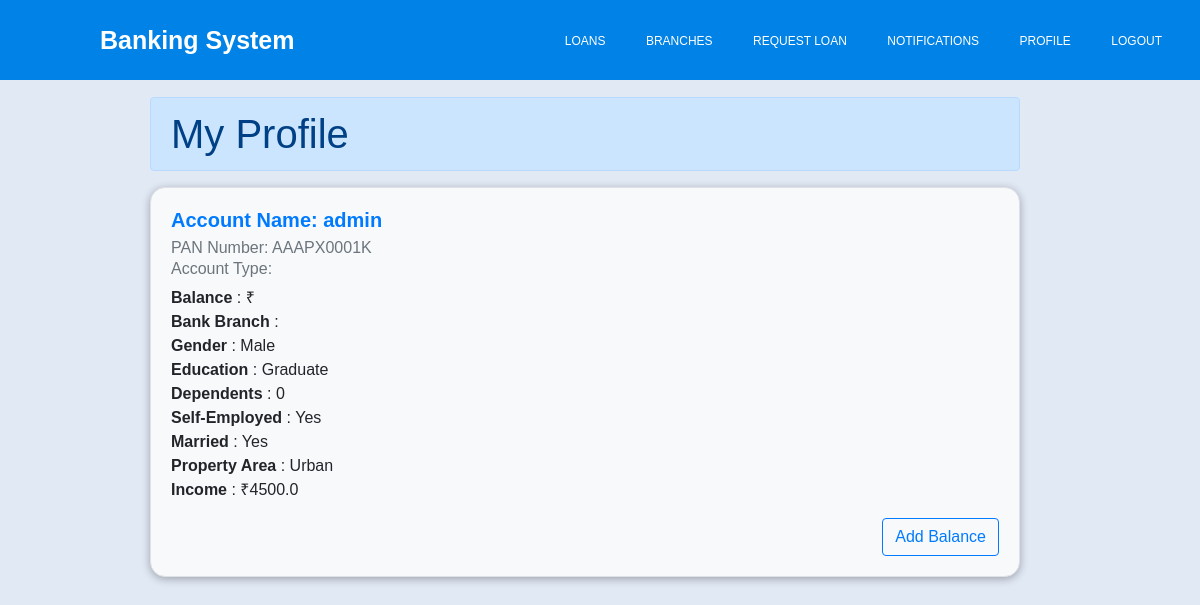
Screenshot of /my-profile (signed in) with the database file from the repository.
### app_authentication/models.py (models this page shows, shortened)
class User(AbstractBaseUser, PermissionsMixin):
    account_name = models.CharField(max_length=30, unique=True)
    pan_number_regex = '^[A-Z]{3}P[A-Z][0-9]{4}K$'
    pan_number_validator = RegexValidator(pan_number_regex,'Account Number must be in the format ABCP1X1234K','invalid')
    pan_number = models.CharField(validators=[pan_number_validator],max_length=11,unique=True,null=False,blank=False)
    phone_regex = '^\+?1?\d{9,15}$'
    phone_validator = RegexValidator(phone_regex,'Phone number must be entered in the format: +999999999. Up to 15 digits allowed.','invalid')
    phone = models.CharField(validators=[phone_validator],max_length=17,null=True,blank=True)
    address = models.CharField(max_length=100, null=True, blank=True)
    is_active = models.BooleanField(default=True)
    is_staff = models.BooleanField(default=False)
    self_employed = models.CharField(max_length=3, choices=SELF_EMPLOYED_MARRIAGE_CHOICES,default=SELF_EMPLOYED_MARRIAGE_CHOICES[0])
    married = models.CharField(max_length=3, choices=SELF_EMPLOYED_MARRIAGE_CHOICES,default=SELF_EMPLOYED_MARRIAGE_CHOICES[0])
    gender = models.CharField(max_length=6, choices=GENDER_CHOICES,default=GENDER_CHOICES[0])
    dependents = models.IntegerField(choices=DEPENDENTS_CHOICES,default=DEPENDENTS_CHOICES[0][0])
    education = models.CharField(max_length=13, choices=EDUCATION_CHOICES,default=EDUCATION_CHOICES[0])
    applicant_income = models.FloatField()
    co_applicant_income = models.FloatField(blank=True,null=True)
    property_area = models.CharField(max_length=10,choices=PROPERTY_AREA_CHOICES,default=PROPERTY_AREA_CHOICES[0])
    email = models.EmailField(blank=True,null=True)
    USERNAME_FIELD = 'account_name'
    REQUIRED_FIELDS = ['pan_number','applicant_income']
    objects = UserManager()

### bank_management/views.py (the view)
# urls.py: path("my-profile",my_profile,name='my-profile'),
@login_required
def my_profile(request):
    profile = request.user
    account = Account.objects.filter(hold_by=profile).first()
    context = {
        "account":account,
        "profile":profile,
    }
    return render(request,"my-profile.html",context)

### banking_system/templates/my-profile.html (shortened to what this page needs)
{% extends 'base.html' %} {% block content %}
<div class="row mt-2" style="width: 100%">
  <div class="col">
    <h1
      class="alert alert-primary"
      style="margin-right: 150px; margin-left: 150px"
    >
      My Profile
    </h1>
    <div
      class="card mt-2"
      style="
        background-color: #f8f9fa;
        border: 1px solid #dee2e6;
        border-radius: 0.95rem;
        box-shadow: 0 0.125rem 0.5rem rgba(0, 0, 0, 0.3);
        margin-left: 150px;
        margin-right: 150px;
      "
    >
      <div class="card-body">
        <h5
          class="card-title"
          style="color: #007bff; font-size: 1.25rem; font-weight: bold"
        >
          Account Name: {{profile.account_name}}
        </h5>
        <h6 class="card-subtitle mb-2 text-muted">
          PAN Number: {{profile.pan_number}}
        </h6>
        <h6 class="card-subtitle mb-2 text-muted">
          Account Type: {{account.get_account_type_display}}
        </h6>
        <p class="card-text">
          <b>Balance</b> : &#8377;{{account.balance}} <br />
          <b>Bank Branch</b> : {{account.branch}} <br />
          <b>Gender</b> : {{user.get_gender_display}} <br />
          <b>Education</b> : {{user.get_education_display}} <br />
          <b>Dependents</b> : {{user.get_dependents_display}} <br />
          <b>Self-Employed</b> : {{user.get_self_employed_display}} <br />
          <b>Married</b> : {{user.get_married_display}} <br />
          <b>Property Area</b> : {{user.get_property_area_display}} <br />
          <b>Income</b> : &#8377;{{user.applicant_income}} <br />
        </p>
        <button
          type="button"
          class="btn btn-outline-primary float-end"
          data-toggle="modal"
          data-target="#addBalanceModal"
        >
          Add Balance
        </button>
      </div>
    </div>
  </div>
</div>
{% endblock content %}

### banking_system/static/navbar.css (style rules this page uses)
* { margin: 0; padding: 0; text-decoration: none; list-style: none; box-sizing: border-box; }
body { font-family: sans-serif; }

### rows the page displays
User: account_name "admin", pan_number "AAAPX0001K", gender "Male", education "Graduate", dependents "0", self_employed "Yes", married "Yes", property_area "Urban", applicant_income "4500.0"
